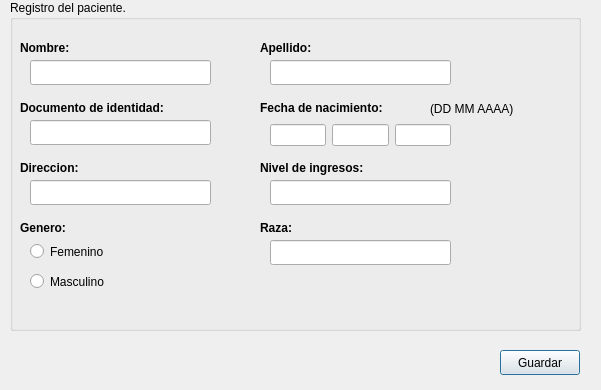
<?xml version="1.0" encoding="UTF-8"?>
<ui version="4.0">
 <class>regpc</class>
 <widget class="QDialog" name="regpc">
  <property name="geometry">
   <rect>
    <x>0</x>
    <y>0</y>
    <width>601</width>
    <height>390</height>
   </rect>
  </property>
  <property name="windowTitle">
   <string>Dialog</string>
  </property>
  <widget class="QPushButton" name="pushButton">
   <property name="geometry">
    <rect>
     <x>500</x>
     <y>350</y>
     <width>80</width>
     <height>25</height>
    </rect>
   </property>
   <property name="text">
    <string>Guardar</string>
   </property>
  </widget>
  <widget class="QGroupBox" name="groupBox">
   <property name="geometry">
    <rect>
     <x>10</x>
     <y>0</y>
     <width>571</width>
     <height>331</height>
    </rect>
   </property>
   <property name="styleSheet">
    <string notr="true">font: 75 11pt &quot;URW Bookman L&quot;;</string>
   </property>
   <property name="title">
    <string>Registro del paciente.</string>
   </property>
   <widget class="QLabel" name="label">
    <property name="geometry">
     <rect>
      <x>10</x>
      <y>40</y>
      <width>71</width>
      <height>17</height>
     </rect>
    </property>
    <property name="text">
     <string>&lt;html&gt;&lt;head/&gt;&lt;body&gt;&lt;p&gt;&lt;span style=&quot; font-weight:600;&quot;&gt;Nombre:&lt;/span&gt;&lt;/p&gt;&lt;/body&gt;&lt;/html&gt;</string>
    </property>
   </widget>
   <widget class="QLineEdit" name="nombrep">
    <property name="geometry">
     <rect>
      <x>20</x>
      <y>60</y>
      <width>181</width>
      <height>25</height>
     </rect>
    </property>
   </widget>
   <widget class="QLabel" name="label_3">
    <property name="geometry">
     <rect>
      <x>10</x>
      <y>100</y>
      <width>201</width>
      <height>17</height>
     </rect>
    </property>
    <property name="text">
     <string>&lt;html&gt;&lt;head/&gt;&lt;body&gt;&lt;p&gt;&lt;span style=&quot; font-weight:600;&quot;&gt;Documento de identidad:&lt;/span&gt;&lt;/p&gt;&lt;/body&gt;&lt;/html&gt;</string>
    </property>
   </widget>
   <widget class="QLineEdit" name="docidtp">
    <property name="geometry">
     <rect>
      <x>20</x>
      <y>120</y>
      <width>181</width>
      <height>25</height>
     </rect>
    </property>
   </widget>
   <widget class="QLabel" name="label_5">
    <property name="geometry">
     <rect>
      <x>10</x>
      <y>160</y>
      <width>81</width>
      <height>17</height>
     </rect>
    </property>
    <property name="text">
     <string>&lt;html&gt;&lt;head/&gt;&lt;body&gt;&lt;p&gt;&lt;span style=&quot; font-weight:600;&quot;&gt;Direccion:&lt;/span&gt;&lt;/p&gt;&lt;/body&gt;&lt;/html&gt;</string>
    </property>
   </widget>
   <widget class="QLineEdit" name="direccion">
    <property name="geometry">
     <rect>
      <x>20</x>
      <y>180</y>
      <width>181</width>
      <height>25</height>
     </rect>
    </property>
   </widget>
   <widget class="QLabel" name="label_6">
    <property name="geometry">
     <rect>
      <x>10</x>
      <y>220</y>
      <width>71</width>
      <height>17</height>
     </rect>
    </property>
    <property name="text">
     <string>&lt;html&gt;&lt;head/&gt;&lt;body&gt;&lt;p&gt;&lt;span style=&quot; font-weight:600;&quot;&gt;Genero:&lt;/span&gt;&lt;/p&gt;&lt;/body&gt;&lt;/html&gt;</string>
    </property>
   </widget>
   <widget class="QRadioButton" name="generof">
    <property name="geometry">
     <rect>
      <x>20</x>
      <y>240</y>
      <width>91</width>
      <height>23</height>
     </rect>
    </property>
    <property name="text">
     <string>Femenino</string>
    </property>
   </widget>
   <widget class="QRadioButton" name="generom">
    <property name="geometry">
     <rect>
      <x>20</x>
      <y>270</y>
      <width>94</width>
      <height>23</height>
     </rect>
    </property>
    <property name="text">
     <string>Masculino</string>
    </property>
   </widget>
   <widget class="QLabel" name="label_2">
    <property name="geometry">
     <rect>
      <x>250</x>
      <y>40</y>
      <width>71</width>
      <height>17</height>
     </rect>
    </property>
    <property name="text">
     <string>&lt;html&gt;&lt;head/&gt;&lt;body&gt;&lt;p&gt;&lt;span style=&quot; font-weight:600;&quot;&gt;Apellido:&lt;/span&gt;&lt;/p&gt;&lt;/body&gt;&lt;/html&gt;</string>
    </property>
   </widget>
   <widget class="QLineEdit" name="apellidop_2">
    <property name="geometry">
     <rect>
      <x>260</x>
      <y>60</y>
      <width>181</width>
      <height>25</height>
     </rect>
    </property>
   </widget>
   <widget class="QLabel" name="label_4">
    <property name="geometry">
     <rect>
      <x>250</x>
      <y>100</y>
      <width>171</width>
      <height>17</height>
     </rect>
    </property>
    <property name="text">
     <string>&lt;html&gt;&lt;head/&gt;&lt;body&gt;&lt;p&gt;&lt;span style=&quot; font-weight:600;&quot;&gt;Fecha de nacimiento:&lt;/span&gt;&lt;/p&gt;&lt;/body&gt;&lt;/html&gt;</string>
    </property>
   </widget>
   <widget class="QLabel" name="label_7">
    <property name="geometry">
     <rect>
      <x>250</x>
      <y>160</y>
      <width>141</width>
      <height>17</height>
     </rect>
    </property>
    <property name="text">
     <string>&lt;html&gt;&lt;head/&gt;&lt;body&gt;&lt;p&gt;&lt;span style=&quot; font-weight:600;&quot;&gt;Nivel de ingresos:&lt;/span&gt;&lt;/p&gt;&lt;/body&gt;&lt;/html&gt;</string>
    </property>
   </widget>
   <widget class="QLineEdit" name="niveling">
    <property name="geometry">
     <rect>
      <x>260</x>
      <y>180</y>
      <width>181</width>
      <height>25</height>
     </rect>
    </property>
   </widget>
   <widget class="QLabel" name="raza">
    <property name="geometry">
     <rect>
      <x>250</x>
      <y>220</y>
      <width>41</width>
      <height>17</height>
     </rect>
    </property>
    <property name="text">
     <string>&lt;html&gt;&lt;head/&gt;&lt;body&gt;&lt;p&gt;&lt;span style=&quot; font-weight:600;&quot;&gt;Raza:&lt;/span&gt;&lt;/p&gt;&lt;/body&gt;&lt;/html&gt;</string>
    </property>
   </widget>
   <widget class="QLineEdit" name="raza_2">
    <property name="geometry">
     <rect>
      <x>260</x>
      <y>240</y>
      <width>181</width>
      <height>25</height>
     </rect>
    </property>
   </widget>
   <widget class="QLabel" name="label_8">
    <property name="geometry">
     <rect>
      <x>420</x>
      <y>100</y>
      <width>121</width>
      <height>17</height>
     </rect>
    </property>
    <property name="text">
     <string>(DD MM AAAA)</string>
    </property>
   </widget>
   <widget class="QWidget" name="layoutWidget">
    <property name="geometry">
     <rect>
      <x>260</x>
      <y>120</y>
      <width>181</width>
      <height>30</height>
     </rect>
    </property>
    <layout class="QHBoxLayout" name="horizontalLayout">
     <item>
      <widget class="QLineEdit" name="dianac"/>
     </item>
     <item>
      <widget class="QLineEdit" name="mesnac"/>
     </item>
     <item>
      <widget class="QLineEdit" name="anionac"/>
     </item>
    </layout>
   </widget>
  </widget>
 </widget>
 <resources/>
 <connections/>
</ui>
